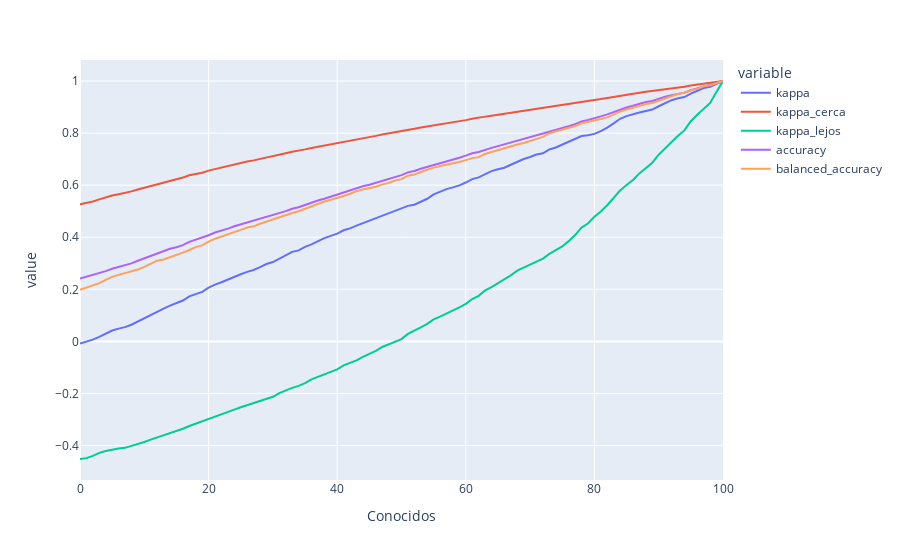

Write notebook code for a chart like this one.
### Code cell
#Grafico el comportamiento de la métrica a medida que incremento los aciertos. Tambien muestro lor resultados de otras metricas como Accuracy y Balanced Accuracy
px.line(kappa_progression,x='Conocidos',y=['kappa',
                                           'kappa_cerca',
                                           'kappa_lejos',
                                           'accuracy',
                                           'balanced_accuracy'])
